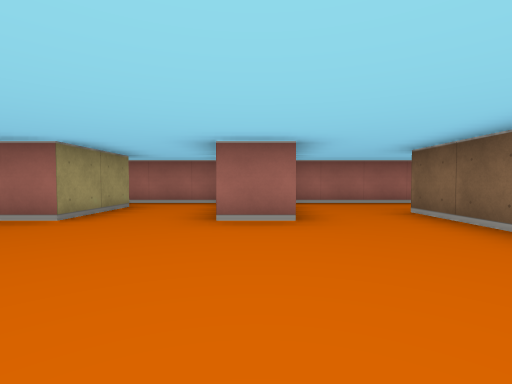
view 1 (above)

16 first-person views from a walk through a cub3D ray-caster map. The camera is about half as high as the walls, tilts 2° down and sees 85° across. The floor is counted in squares. Each view is taken from the middle of a square. On the plan, view 1 faces up. The plan holds only what a view shows up to about 9 squares ahead; the rest is blank.

view 2
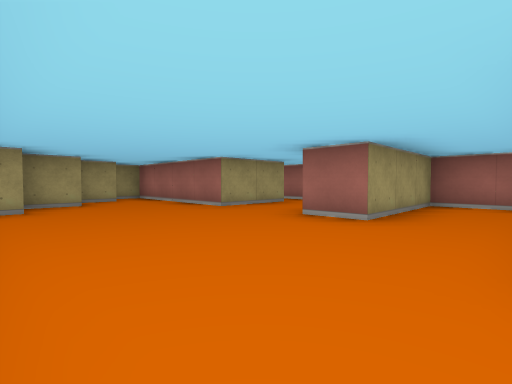

view 3
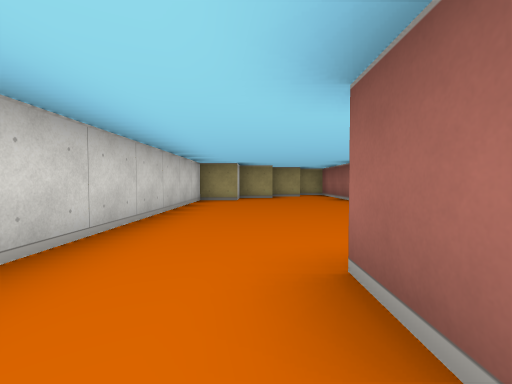

view 4
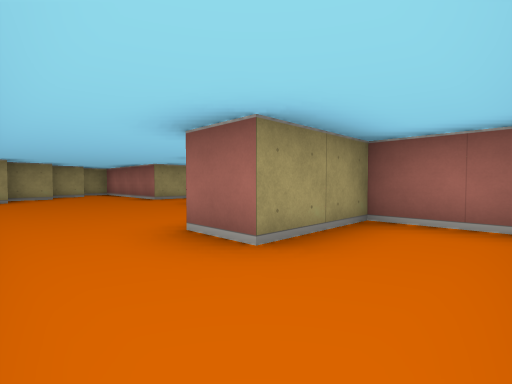

view 5
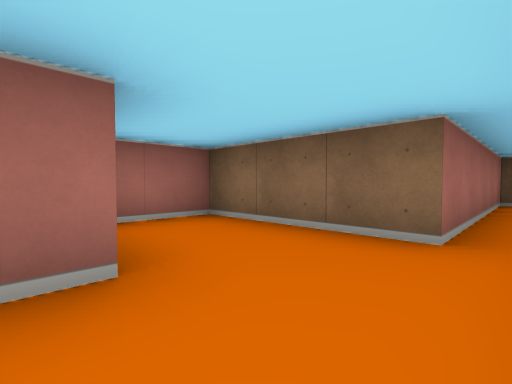

view 6
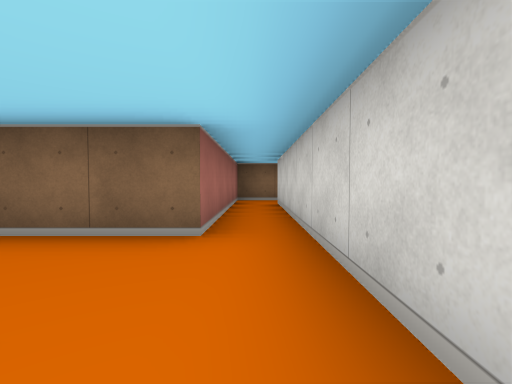

view 7
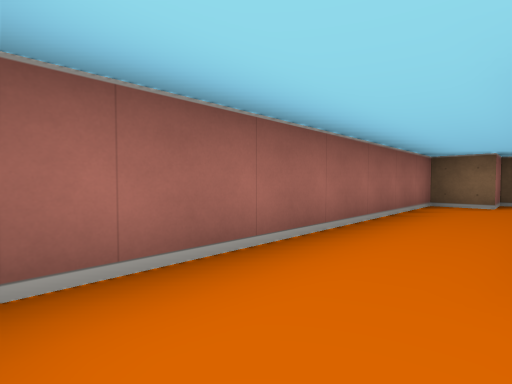

view 8
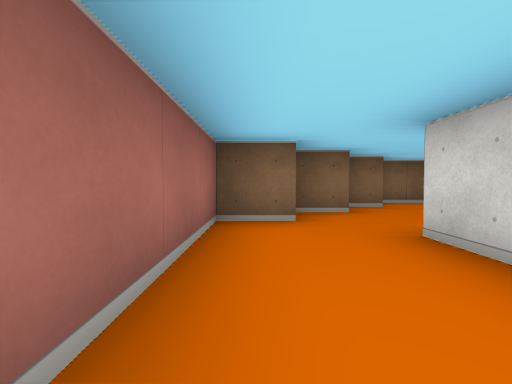

view 9
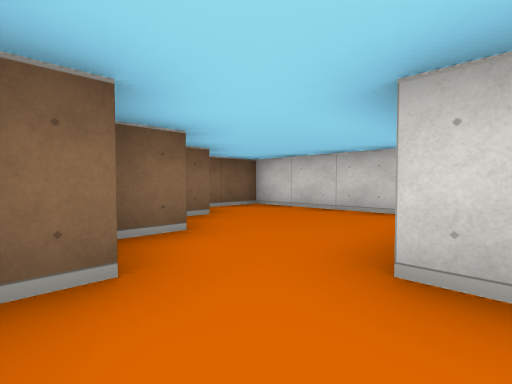

view 10
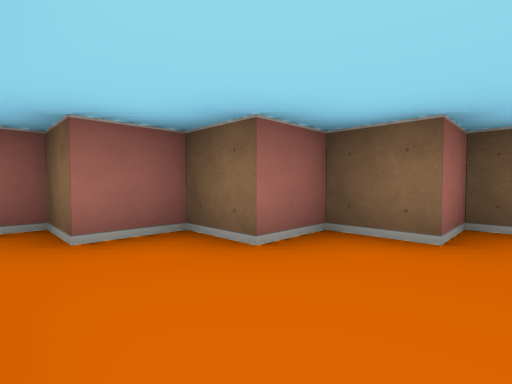

view 11
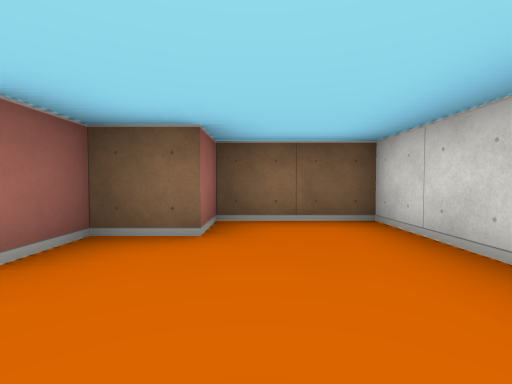

view 12
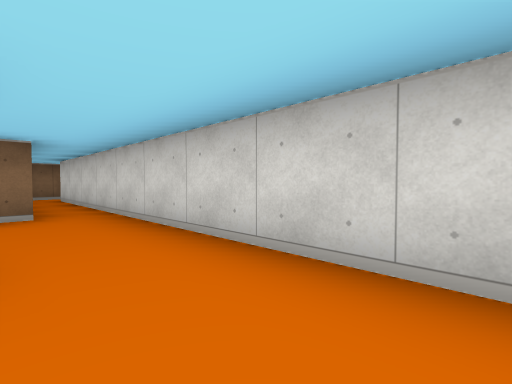

view 13
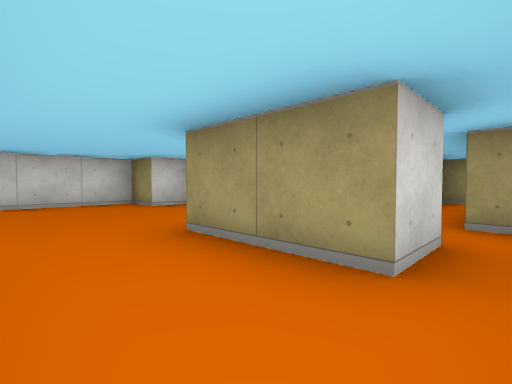

view 14
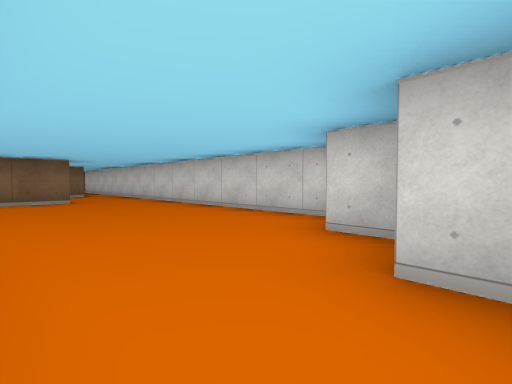

view 15
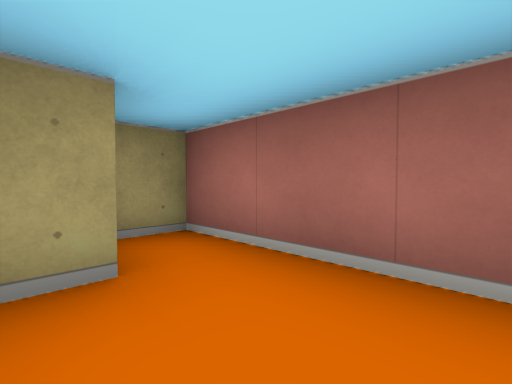

view 16
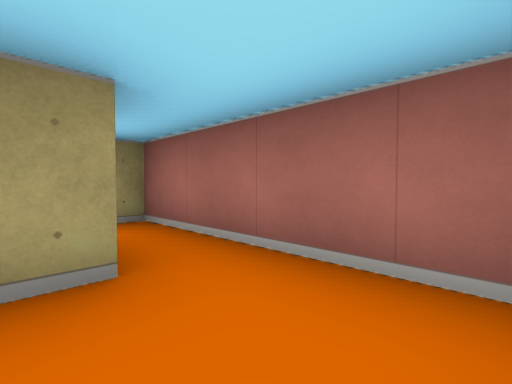

### Floor plan
Points are (right, up) in squares from view 1. A wall is a line through its corners. A room is listed if a view was taken in it or the views show most of it. See-through windows are left out.
Room 1 (views 1, 2, 12, 14, 15, 16)
walls: (0.5, 4.5) (0.5, 3.5) (-0.5, 3.5); (2.5, 1.5) (2.5, 4.5); (-2.5, 5.5) (-2.5, 3.5) (-6.5, 3.5) (-6.5, 2.8); (-5, 1.5) (-4.5, 1.5) (-4.5, 0.5) (-3.5, 0.5) (-3.5, -0.5) (2.5, -0.5); (-5.5, 2.6) (-5.5, 1.6)
ways out: opening at (3, 0.5) to room 2; opening at (1.5, 4) to room 3; opening at (-1.5, 4.5) to room 4
Room 2 (views 3, 4, 5, 6)
walls: (2.5, -0.5) (9.5, -0.5); (10.5, -0.8) (10.5, 0.5) (5.5, 0.5) (5.5, 3.5) (3.5, 3.5) (3.5, 1.5) (2.5, 1.5)
ways out: opening at (3, 0.5) to room 1
Room 3 (views 7, 8, 9, 10, 11)
walls: (5.6, 4.5) (6.5, 4.5); (7.4, 1.5) (10.5, 1.5) (10.5, 3.5) (9.5, 3.5) (9.5, 4.5) (8.5, 4.5) (8.5, 5.5) (7.5, 5.5) (7.5, 6.5) (0.5, 6.5) (0.5, 4.5)
ways out: opening at (1.5, 4) to room 1
Room 4 (view 13)
walls: (-3.6, 5.5) (-2.5, 5.5); (-0.9, 6.5) (-4.5, 6.5) (-4.5, 5.5)
ways out: opening at (-1.5, 4.5) to room 1; opening at (-4, 5)

Positions as (right, up) in squares from view 1, and headings:
1: (0, 0), facing up
2: (2, 0), facing up-left
3: (4, 1), facing left
4: (5, 0), facing up-left
5: (3, 0), facing up-right
6: (3, 0), facing right
7: (1, 5), facing up-right
8: (4, 6), facing right
9: (6, 6), facing down-right
10: (7, 3), facing up-right
11: (7, 3), facing right
12: (1, 1), facing down-right
13: (-1, 6), facing down-left
14: (-5, 3), facing down-right
15: (-4, 2), facing up-left
16: (-1, 5), facing up-left
